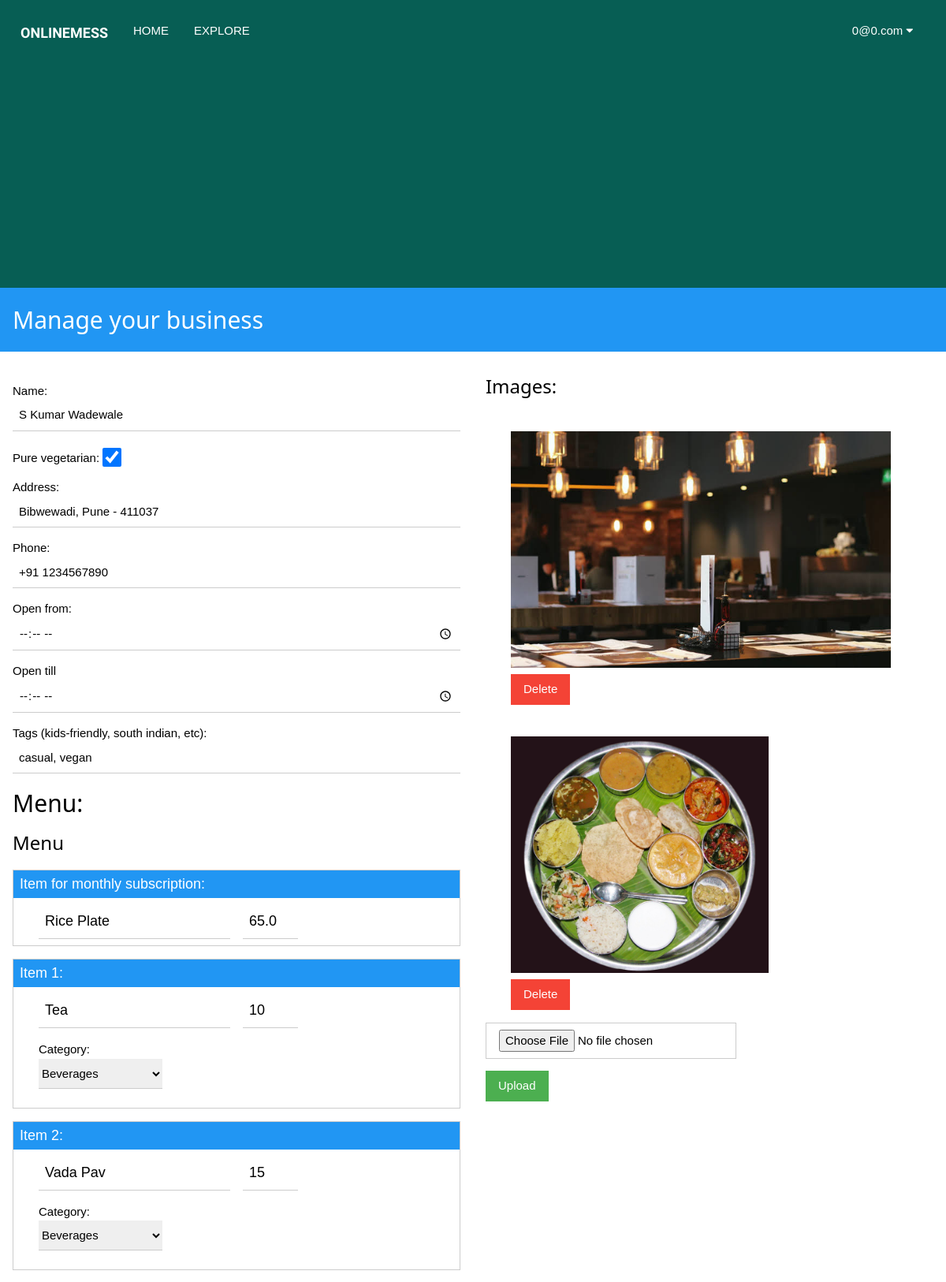
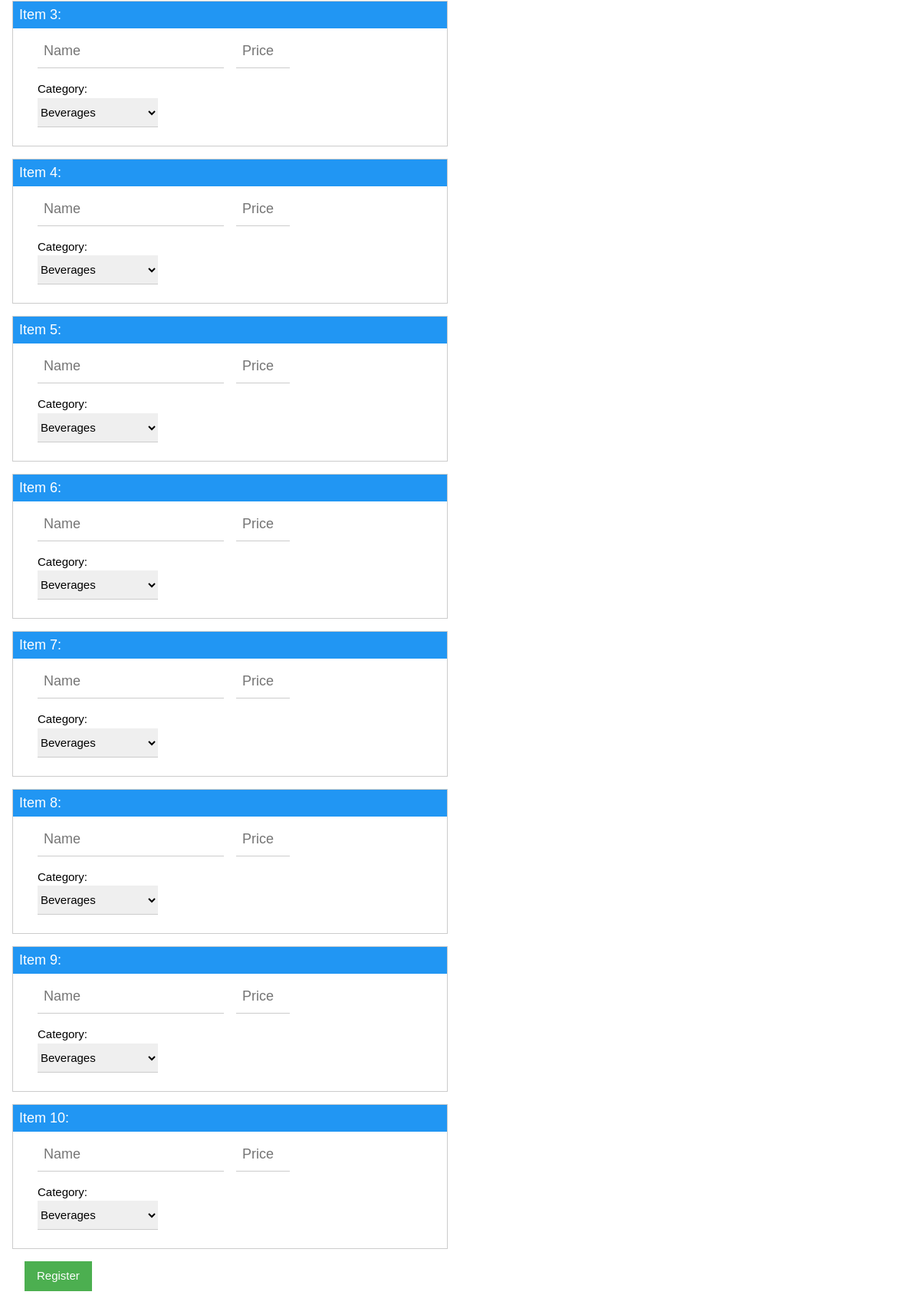
The app's page /user/restaurant (signed in) with its own data (2 pictures, top to bottom).
### main.py (models this page shows)
class UsersDB(db.Model):
	id = db.Column(db.Integer, primary_key=True)
	first_name = db.Column(db.String(20), nullable=False)
	last_name = db.Column(db.String(20), nullable=False)
	password = db.Column(db.String(128), unique=True)
	email = db.Column(db.String(80))
	account_type = db.Column(db.String(80))
	verified = db.Column(db.Boolean)
	restaurant = db.Column(db.Integer)
	subscriptions = db.Column(db.String(300))

class RestaurantsDB(db.Model):
	id = db.Column(db.Integer, primary_key=True, unique=True)
	name = db.Column(db.String(80))
	menu = db.Column(db.String(80))
	rating = db.Column(db.Integer)
	address = db.Column(db.String(80))
	phone = db.Column(db.String(20))
	opening_timing = db.Column(db.String(80))
	closing_timing = db.Column(db.String(80))
	tags = db.Column(db.String(80))
	owner = db.Column(db.Integer)
	images = db.relationship('ImagesDB', backref='parent_rest')
	monthly_items = db.Column(db.String(300))
	vegetarian = db.Column(db.Boolean)
	average_cost = db.Column(db.Float)
	orders = db.Column(db.String)
	main_menu_name = db.Column(db.String)
	main_menu_price = db.Column(db.Float)

class ImagesDB(db.Model):
	id = db.Column(db.Integer, primary_key=True, unique=True)
	image_name = db.Column(db.String(40))
	parent_id = db.Column(db.Integer, db.ForeignKey("restaurantsDB.id"))

### main.py (the view, shortened to what this page needs)
@app.route("/user/restaurant", methods=["POST", "GET"])
def user_restaurant():
	if not "user" in session:
		return redirect(url_for("logout"))
	else:
		loggedIn = [session["username"], session["account_type"], session["user"]]
	currentUser = UsersDB.query.filter_by(email=session["user"]).first()
	if not currentUser:
		flash("Please login again!!", "error")
		return redirect(url_for("logout"))
	if currentUser.account_type == "Regular":
		flash("Permission denied (You don't have a business account)!!", "error")
		return redirect(url_for("subscriptions", logged_in=[session["username"], session["account_type"]]))
	currentRest = RestaurantsDB.query.filter_by(owner=currentUser.id).first()
	if not currentRest:
		currentRest = {key: "" for key in ["name", "address", "phone",  "opening_timing","closing_timing", "tags"]}
		list_menu = [("", "", "Other", 0) for i in range(15)]
	else:
		list_menu = [tuple(item.split("~")) for item in currentRest.menu.split("| ")]
	return render_template("user_restaurant.html", logged_in=loggedIn, account_type=session["account_type"], restaurant=currentRest, menu=list_menu)

### templates/user_restaurant.html (shortened to what this page needs)
{% extends "base.html" %}
{% block content %}
	{% if account_type == "Business" %}
		<div class="w3-blue w3-padding">
			<h2>Manage your business</h2>
		</div>
		<form method="post" class="w3-container w3-half	w3-margin-top w3-padding">
			<p>
				<label>Name: </label>
				<input type="text" class="w3-input" name="text_name" value="{{ restaurant.name }}" />
			</p>
			<p>
				<label>Pure vegetarian: </label>
				<input type="checkbox" class="w3-check" name="checkbox_vegetarian" value="{{ restaurant.vegetarian }}"
				{% if restaurant.vegetarian %}
					checked
				{% endif %}	/>
			</p>
			<p>
				<label>Address: </label>
				<input type="text" class="w3-input" name="text_address" value="{{ restaurant.address }}" />
			</p>
			<p>
				<label>Phone: </label>
				<input type="tel" class="w3-input" name="text_phone" value="{{ restaurant.phone }}" pattern="+91[0-9]*10" />
			</p>
			<p>
				<label>Open from: </label>
				<input type="time" class="w3-input" name="text_timing_opening" value="{{ restaurant.opening_timing }}" />
			</p>
			<p>
				<label>Open till </label>
				<input type="time" class="w3-input" name="text_timing_closing" value="{{ restaurant.closing_timing }}" />
			</p>
			<p>
				<label>Tags (kids-friendly, south indian, etc): </label>
				<input type="text" class="w3-input" name="text_tags" value="{{ restaurant.tags }}" />
			</p>
			<h2>Menu:</h2>
			<h3>Menu</h3>
			<div class="w3-border w3-margin-top">
				<div class="w3-container w3-padding-small w3-large w3-blue">
						<label>Item for monthly subscription:</label>
				</div>
				<div class="w3-container w3-padding">
					<div class="w3-row-padding w3-large">
						<div class="w3-col l6">
							<input type="text" class="w3-input" name="main_menu_name" placeholder="Name" value="{{ restaurant.main_menu_name }}" />
						</div>
						<div class="w3-col l2">
							<input type="text" class="w3-input " name="main_menu_price" size="10%" placeholder="Price" value="{{ restaurant.main_menu_price }}" />
						</div>
					</div>
				</div>
			</div>
			{% for i in range(10) %}
				<div class="w3-border w3-margin-top">
					<div class="w3-container w3-padding-small w3-large w3-blue">
							<label>Item {{i+1}}: </label>
					</div>
					<div class="w3-container w3-padding">
						<div class="w3-row-padding w3-large">
							<div class="w3-col l6">
								<input type="text" class="w3-input" name="text_menu_name_{{i}}" placeholder="Name" value="{{ menu[i][0] }}" />
							</div>
							<div class="w3-col l2">
								<input type="text" class="w3-input " name="text_menu_price_{{i}}" size="10%"placeholder="Price" value="{{ menu[i][1] }}" />
							</div>
						</div>
						<div class="w3-row-padding w3-margin-top">
							<div class="w3-col l4">
								<label>Category: </label>
								<select class="w3-select" name="dropdown_categories_{{i}}">
									{% for category in ["Beverages", "Ice cream", "Roti and Paratha", "Snacks", "Soups", "Other"]%}
										<option value="{{category}}"
										 >{{category}}</option>
									{% endfor %}
								</select>
							</div>
						</div>
					</div>
				</div>
			{% endfor %}
			<div class="w3-container w3-margin-top">
				<input type="submit" value="Register" class="w3-button w3-green" name="button_register" />
			</div>
		</form>
		<form method="post", enctype="multipart/form-data" class="w3-container w3-half w3-margin-top">
			<h3>Images:</h3>
			<p>
				{% for img in restaurant.images %}
					<div class="w3-container w3-margin-bottom">
						<div class="w3-container w3-padding">
							<img src="{{ url_for('send_image', filename=img.image_name) }}" alt="Image not found" name="image_{{ img.id }}" class="w3-margin-top" height="300px">
						</div>
						<div class="w3-container">
							<input type="submit" class="w3-button w3-red" name="button_image_delete_{{ img.id }}" value="Delete" />
						</div>
					</div>
				{% endfor %}
			</p>
			<p>
				<input type="file" class="w3-button w3-border" name="file_image" accept="image/*"
				 />
			</p>
			<p>
				<input type="submit" name="button_image" class="w3-button w3-green" value="Upload"
				 />
			</p>
		</form>
	{% endif %}
{% endblock %}

### templates/base.html (shortened to what this page needs)
<html>
<head>
	<link rel="stylesheet" href="{{ url_for('static', filename='style/base.css') }}">
	<link rel="stylesheet" href="{{ url_for('static', filename='style/w3css.css')}}">
    <link rel="stylesheet" href="https://cdnjs.cloudflare.com/ajax/libs/font-awesome/4.7.0/css/font-awesome.min.css">
</head>
<body>
<div class="w3-bar navbar
	{% if request.path == '/home' %}
		w3-white
	{% else %}
		w3-acp-dark-green
	{% endif %}
	"style="height: 11vh;display:block;justify-content:space-between;overflow: hidden;align-items: center;text-transform: uppercase;padding: 20px 10px !important;">
	<p class="w3-bar-item w3-large" style="margin: 0">
		<b style="font-family: 'Balsamiq Sans', serif;">OnlineMess</b>
	</p>
	<a href="/home" class="w3-bar-item w3-button w3-hide-small">Home</a>
	<a href="/search?text_query_name=" class="w3-bar-item w3-button w3-hide-small">Explore</a>
	{% if logged_in %}
		<div class="w3-dropdown-click w3-right w3-margin-right w3-hide-small">
			<button class="w3-button" onclick="displayUserSettings()">
				{{ logged_in[0] }} <i class="fa fa-caret-down"></i>
			</button>
		</div>
	{% else %}
		<button class="w3-bar-item w3-button w3-right w3-hover-blue w3-hide-small" onclick="open_modal('signup_modal')">Register</button>
		<button class="w3-bar-item w3-button w3-right w3-hover-acp-mid-green w3-hide-small" onclick="open_modal('login_modal')">Login</button>
	{% endif %}
</div>
<main>
	{% block content %}{% endblock %}
</main>
</body>
</html>

### static/style/w3css.css (style rules this page uses)
html { box-sizing:border-box }
*,*:before,*:after { box-sizing:inherit }
html { -ms-text-size-adjust:100%;-webkit-text-size-adjust:100% }
body { margin:0 }
article,aside,details,figcaption,figure,footer,header,main,menu,nav,section { display:block }
a { background-color:transparent }
b,strong { font-weight:bolder }
img { border-style:none }
button,input,select,textarea,optgroup { font:inherit;margin:0 }
button,input { overflow:visible }
button,select { text-transform:none }
button,[type=button],[type=reset],[type=submit] { -webkit-appearance:button }
[type=checkbox],[type=radio] { padding:0 }
html,body { font-family:Verdana,sans-serif;font-size:15px;line-height:1.5 }
html { overflow-x:hidden }
h2 { font-size:30px }
h3 { font-size:24px }
h1,h2,h3,h4,h5,h6 { font-family:"Segoe UI",Arial,sans-serif;font-weight:400;margin:10px 0 }
img { vertical-align:middle }
a { color:inherit }
.w3-btn,.w3-button { border:none;display:inline-block;padding:8px 16px;vertical-align:middle;overflow:hidden;text-decoration:none;color:inherit;background-color:inherit;text-align:center;cursor:pointer;white-space:nowrap }
.w3-btn,.w3-button { -webkit-touch-callout:none;-webkit-user-select:none;-khtml-user-select:none;-moz-user-select:none;-ms-user-select:none;user-select:none }
.w3-input { padding:8px;display:block;border:none;border-bottom:1px solid #ccc;width:100% }
.w3-select { padding:9px 0;width:100%;border:none;border-bottom:1px solid #ccc }
.w3-dropdown-click,.w3-dropdown-hover { position:relative;display:inline-block;cursor:pointer }
.w3-check,.w3-radio { width:24px;height:24px;position:relative;top:6px }
.w3-bar { width:100%;overflow:hidden }
.w3-bar .w3-bar-item { padding:8px 16px;float:left;width:auto;border:none;display:block;outline:0 }
.w3-bar .w3-dropdown-hover,.w3-bar .w3-dropdown-click { position:static;float:left }
.w3-bar .w3-button { white-space:normal }
.w3-container:after,.w3-container:before,.w3-panel:after,.w3-panel:before,.w3-row:after,.w3-row:before,.w3-row-padding:after,.w3-row-padding:before, .w3-cell-row:before,.w3-cell-row:after,.w3-clear:after,.w3-clear:before,.w3-bar:before,.w3-bar:after { content:"";display:table;clear:both }
.w3-col,.w3-half,.w3-third,.w3-twothird,.w3-threequarter,.w3-quarter { float:left;width:100% }
@media (min-width:601px) { .w3-col.m6,.w3-half { width:49.99999% } }
@media (min-width:993px) { .w3-col.l2 { width:16.66666% } }
@media (min-width:993px) { .w3-col.l4 { width:33.33333% } }
@media (min-width:993px) { .w3-col.l6 { width:49.99999% } }
.w3-row-padding,.w3-row-padding>.w3-half,.w3-row-padding>.w3-third,.w3-row-padding>.w3-twothird,.w3-row-padding>.w3-threequarter,.w3-row-padding>.w3-quarter,.w3-row-padding>.w3-col { padding:0 8px }
.w3-container,.w3-panel { padding:0.01em 16px }
.w3-large { font-size:18px!important }
.w3-border { border:1px solid #ccc!important }
.w3-margin-top { margin-top:16px!important }
.w3-margin-bottom { margin-bottom:16px!important }
.w3-margin-right { margin-right:16px!important }
.w3-padding-small { padding:4px 8px!important }
.w3-padding { padding:8px 16px!important }
.w3-right { float:right!important }
.w3-blue,.w3-hover-blue:hover { color:#fff!important;background-color:#2196F3!important }
.w3-green,.w3-hover-green:hover { color:#fff!important;background-color:#4CAF50!important }
.w3-red,.w3-hover-red:hover { color:#fff!important;background-color:#f44336!important }
.w3-acp-dark-green,.w3-hover-acp-dark-green:hover { color:#fff!important;background-color:#075E54!important }

### records on screen
UsersDB: email "0@0.com"
RestaurantsDB: text_name "S Kumar Wadewale", vegetarian "☑", text_address "Bibwewadi, Pune - 411037", text_phone "+91 1234567890", text_tags "casual, vegan", main_menu_name "Rice Plate", main_menu_price "65.0", button_image "Upload"
ImagesDB: image_name (picture)
ImagesDB: image_name (picture)

### other values on screen
{{ i+1 }} "1" "2" "3" "4" "5" "6" "7" "8" "9" "10"
form field value "Beverages"
